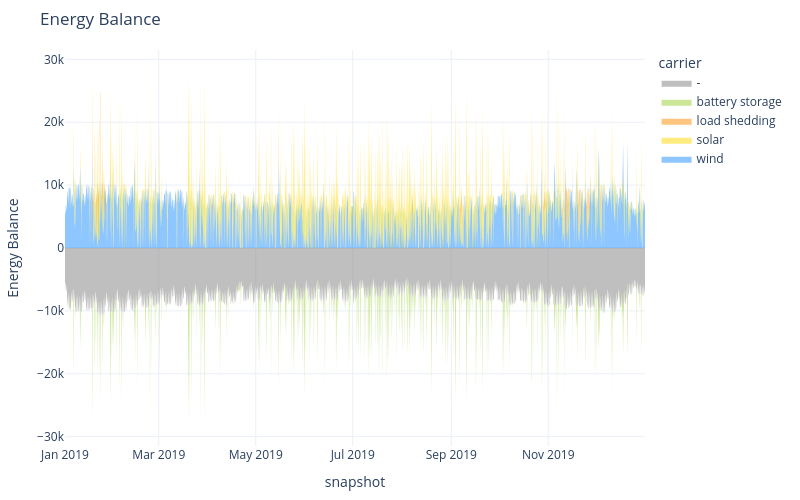

The notebook cell this image was saved under:
### Code cell
n.statistics.energy_balance.iplot()

### Figure 1 — Plotly figure (JSON) as saved in the notebook; plotly's stock layout.template omitted (floating-point values rounded to 4 significant figures; data arrays with more than 128 entries replaced by an {"elided": "..."} marker saying what was removed)
{"data": [{"fillpattern": {"shape": ""}, "hovertemplate": "carrier=wind<br>snapshot=%{x}<br>Energy Balance=%{y}<extra></extra>", "legendgroup": "wind", "line": {"color": "dodgerblue", "width": 0}, "marker": {"symbol": "circle"}, "mode": "lines", "name": "wind", "orientation": "v", "showlegend": false, "stackgroup": "positive", "type": "scatter", "x": {"elided": "2499 str values"}, "xaxis": "x", "y": {"elided": "2499 float values"}, "yaxis": "y"}, {"fillpattern": {"shape": ""}, "hovertemplate": "carrier=battery storage<br>snapshot=%{x}<br>Energy Balance=%{y}<extra></extra>", "legendgroup": "battery storage", "line": {"color": "yellowgreen", "width": 0}, "marker": {"symbol": "circle"}, "mode": "lines", "name": "battery storage", "orientation": "v", "showlegend": false, "stackgroup": "positive", "type": "scatter", "x": {"elided": "782 str values"}, "xaxis": "x", "y": {"elided": "782 float values"}, "yaxis": "y"}, {"fillpattern": {"shape": ""}, "hovertemplate": "carrier=solar<br>snapshot=%{x}<br>Energy Balance=%{y}<extra></extra>", "legendgroup": "solar", "line": {"color": "gold", "width": 0}, "marker": {"symbol": "circle"}, "mode": "lines", "name": "solar", "orientation": "v", "showlegend": false, "stackgroup": "positive", "type": "scatter", "x": {"elided": "1091 str values"}, "xaxis": "x", "y": {"elided": "1091 float values"}, "yaxis": "y"}, {"fillpattern": {"shape": ""}, "hovertemplate": "carrier=load shedding<br>snapshot=%{x}<br>Energy Balance=%{y}<extra></extra>", "legendgroup": "load shedding", "line": {"color": "darkorange", "width": 0}, "marker": {"symbol": "circle"}, "mode": "lines", "name": "load shedding", "orientation": "v", "showlegend": false, "stackgroup": "positive", "type": "scatter", "x": ["2019-01-18T15:00:00.000000000", "2019-01-19T00:00:00.000000000", "2019-01-19T03:00:00.000000000", "2019-01-19T06:00:00.000000000", "2019-01-19T18:00:00.000000000", "2019-01-20T00:00:00.000000000", "2019-01-20T15:00:00.000000000", "2019-01-20T18:00:00.000000000", "2019-01-21T00:00:00.000000000", "2019-01-21T06:00:00.000000000", "2019-01-21T18:00:00.000000000", "2019-01-21T21:00:00.000000000", "2019-01-22T03:00:00.000000000", "2019-01-22T15:00:00.000000000", "2019-01-23T03:00:00.000000000", "2019-01-23T06:00:00.000000000", "2019-01-24T15:00:00.000000000", "2019-01-25T03:00:00.000000000", "2019-01-25T15:00:00.000000000", "2019-03-21T21:00:00.000000000", "2019-09-06T18:00:00.000000000", "2019-09-07T03:00:00.000000000", "2019-09-07T18:00:00.000000000", "2019-10-21T15:00:00.000000000", "2019-10-21T18:00:00.000000000", "2019-10-22T15:00:00.000000000", "2019-10-28T15:00:00.000000000", "2019-10-28T18:00:00.000000000", "2019-10-29T06:00:00.000000000", "2019-10-29T09:00:00.000000000", "2019-10-29T15:00:00.000000000", "2019-10-29T18:00:00.000000000", "2019-10-30T06:00:00.000000000", "2019-11-09T06:00:00.000000000", "2019-11-10T03:00:00.000000000", "2019-11-10T21:00:00.000000000", "2019-11-11T03:00:00.000000000", "2019-11-12T06:00:00.000000000", "2019-11-12T12:00:00.000000000", "2019-11-12T15:00:00.000000000", "2019-11-13T00:00:00.000000000", "2019-11-13T03:00:00.000000000", "2019-11-13T06:00:00.000000000", "2019-11-13T09:00:00.000000000", "2019-11-13T15:00:00.000000000", "2019-11-13T18:00:00.000000000", "2019-11-13T21:00:00.000000000", "2019-11-14T00:00:00.000000000", "2019-11-14T06:00:00.000000000", "2019-11-19T15:00:00.000000000", "2019-11-20T03:00:00.000000000", "2019-11-20T06:00:00.000000000", "2019-11-20T09:00:00.000000000", "2019-11-20T12:00:00.000000000", "2019-11-20T18:00:00.000000000", "2019-11-20T21:00:00.000000000", "2019-11-21T03:00:00.000000000", "2019-11-21T06:00:00.000000000", "2019-11-21T09:00:00.000000000", "2019-11-21T12:00:00.000000000", "2019-11-24T18:00:00.000000000", "2019-11-24T21:00:00.000000000", "2019-11-25T00:00:00.000000000", "2019-11-25T03:00:00.000000000", "2019-11-25T06:00:00.000000000", "2019-11-25T09:00:00.000000000", "2019-11-25T21:00:00.000000000", "2019-11-26T00:00:00.000000000", "2019-11-26T03:00:00.000000000", "2019-11-26T06:00:00.000000000", "2019-11-26T09:00:00.000000000", "2019-11-26T12:00:00.000000000", "2019-11-26T18:00:00.000000000", "2019-11-26T21:00:00.000000000", "2019-11-27T00:00:00.000000000", "2019-11-30T18:00:00.000000000", "2019-12-03T18:00:00.000000000", "2019-12-04T03:00:00.000000000"], "xaxis": "x", "y": [5513.0, 6653.0, 2860.0, 5674.0, 2306.0, 832.9, 6353.0, 5720.0, 5916.0, 8622.0, 9269.0, 7535.0, 6476.0, 1121.0, 4460.0, 4203.0, 6689.0, 5438.0, 6418.0, 1200.0, 4274.0, 1728.0, 5720.0, 4884.0, 7620.0, 516.1, 1807.0, 5154.0, 6746.0, 65.4, 3200.0, 2471.0, 2499.0, 1131.0, 1967.0, 3666.0, 5103.0, 298.0, 2330.0, 7703.0, 4098.0, 5602.0, 7399.0, 5974.0, 916.9, 2692.0, 1168.0, 2086.0, 5163.0, 3821.0, 4517.0, 4267.0, 4020.0, 2017.0, 5346.0, 5718.0, 2876.0, 3184.0, 1731.0, 1412.0, 1887.0, 3351.0, 3473.0, 3785.0, 2479.0, 4026.0, 4575.0, 3574.0, 3079.0, 4929.0, 2823.0, 2576.0, 4228.0, 2841.0, 434.5, 84.61, 4192.0, 4824.0], "yaxis": "y"}, {"fillpattern": {"shape": ""}, "hovertemplate": "carrier=-<br>snapshot=%{x}<br>Energy Balance=%{y}<extra></extra>", "legendgroup": "-", "line": {"color": "gray", "width": 0}, "marker": {"symbol": "circle"}, "mode": "lines", "name": "-", "orientation": "v", "showlegend": false, "stackgroup": "negative", "type": "scatter", "x": {"elided": "2920 str values"}, "xaxis": "x", "y": {"elided": "2920 float values"}, "yaxis": "y"}, {"fillpattern": {"shape": ""}, "hovertemplate": "carrier=battery storage<br>snapshot=%{x}<br>Energy Balance=%{y}<extra></extra>", "legendgroup": "battery storage", "line": {"color": "yellowgreen", "width": 0}, "marker": {"symbol": "circle"}, "mode": "lines", "name": "battery storage", "orientation": "v", "showlegend": false, "stackgroup": "negative", "type": "scatter", "x": {"elided": "490 str values"}, "xaxis": "x", "y": {"elided": "490 float values"}, "yaxis": "y"}, {"fillpattern": {"shape": ""}, "hovertemplate": "carrier=-<br>snapshot=%{x}<br>Energy Balance=%{y}<extra></extra>", "legendgroup": "-", "line": {"color": "gray", "width": 0}, "marker": {"symbol": "circle"}, "mode": "lines", "name": "-", "orientation": "v", "showlegend": true, "stackgroup": "1", "type": "scatter", "x": ["2019-12-31T21:00:00.000000000"], "xaxis": "x", "y": [NaN], "yaxis": "y"}, {"fillpattern": {"shape": ""}, "hovertemplate": "carrier=battery storage<br>snapshot=%{x}<br>Energy Balance=%{y}<extra></extra>", "legendgroup": "battery storage", "line": {"color": "yellowgreen", "width": 0}, "marker": {"symbol": "circle"}, "mode": "lines", "name": "battery storage", "orientation": "v", "showlegend": true, "stackgroup": "1", "type": "scatter", "x": ["2019-12-31T21:00:00.000000000"], "xaxis": "x", "y": [NaN], "yaxis": "y"}, {"fillpattern": {"shape": ""}, "hovertemplate": "carrier=load shedding<br>snapshot=%{x}<br>Energy Balance=%{y}<extra></extra>", "legendgroup": "load shedding", "line": {"color": "darkorange", "width": 0}, "marker": {"symbol": "circle"}, "mode": "lines", "name": "load shedding", "orientation": "v", "showlegend": true, "stackgroup": "1", "type": "scatter", "x": ["2019-12-31T21:00:00.000000000"], "xaxis": "x", "y": [NaN], "yaxis": "y"}, {"fillpattern": {"shape": ""}, "hovertemplate": "carrier=solar<br>snapshot=%{x}<br>Energy Balance=%{y}<extra></extra>", "legendgroup": "solar", "line": {"color": "gold", "width": 0}, "marker": {"symbol": "circle"}, "mode": "lines", "name": "solar", "orientation": "v", "showlegend": true, "stackgroup": "1", "type": "scatter", "x": ["2019-12-31T21:00:00.000000000"], "xaxis": "x", "y": [NaN], "yaxis": "y"}, {"fillpattern": {"shape": ""}, "hovertemplate": "carrier=wind<br>snapshot=%{x}<br>Energy Balance=%{y}<extra></extra>", "legendgroup": "wind", "line": {"color": "dodgerblue", "width": 0}, "marker": {"symbol": "circle"}, "mode": "lines", "name": "wind", "orientation": "v", "showlegend": true, "stackgroup": "1", "type": "scatter", "x": ["2019-12-31T21:00:00.000000000"], "xaxis": "x", "y": [NaN], "yaxis": "y"}], "layout": {"height": 500, "hovermode": "x", "legend": {"title": {"text": "carrier"}, "tracegroupgap": 0}, "margin": {"b": 50, "l": 50, "r": 50, "t": 50}, "title": {"text": "Energy Balance"}, "width": 800, "xaxis": {"anchor": "y", "domain": [0, 1], "title": {"text": "snapshot"}}, "yaxis": {"anchor": "x", "domain": [0, 1], "title": {"text": "Energy Balance"}}}}
